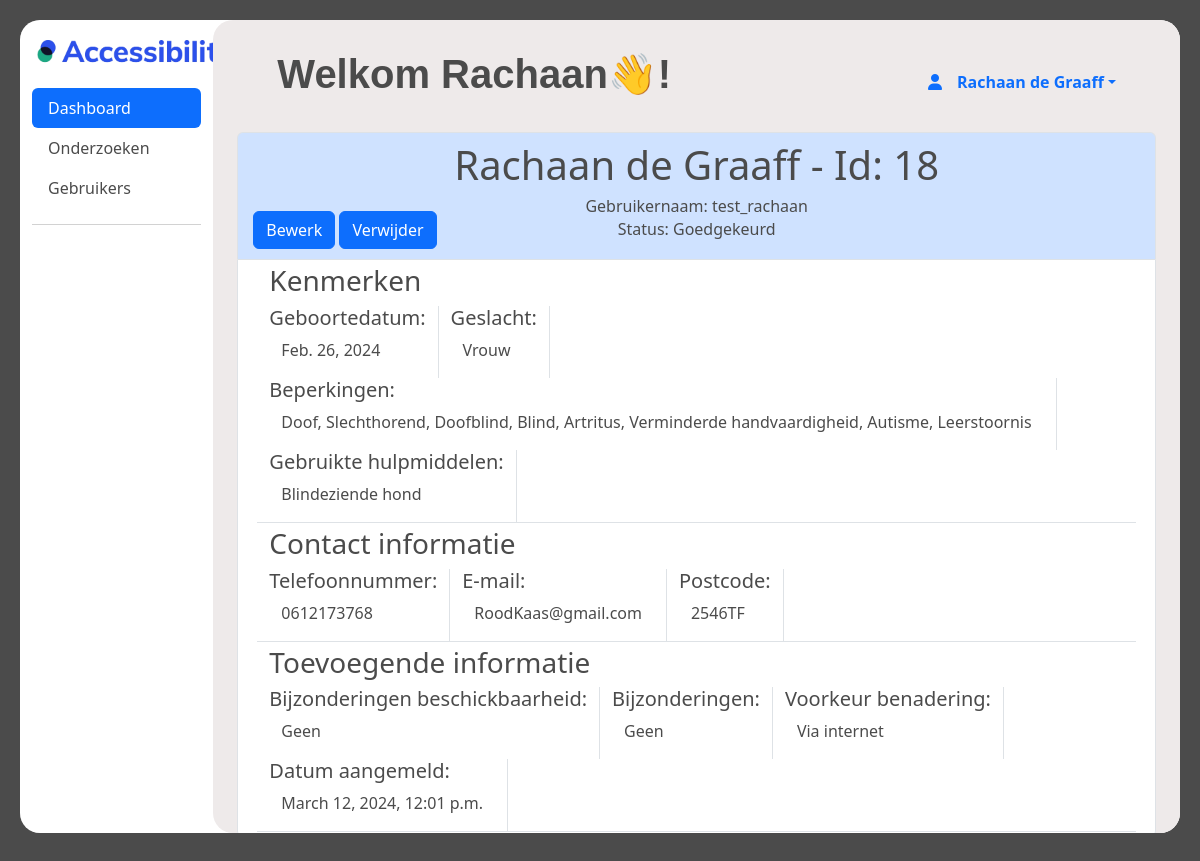
Page /beheerder/dashboard/experience_expert/18 (signed in) on the committed database.
### ervaringsdeskundige/models.py (models this page shows, shortened)
class User(AbstractUser):
    first_name = models.CharField(max_length=100)
    last_name = models.CharField(max_length=100)
    postcode = models.CharField(max_length=10)
    geslacht = models.CharField(
        max_length=10, choices=[("M", "Man"), ("V", "Vrouw"), ("0", "Anders")]
    )
    email = models.EmailField()
    telefoonnummer = models.CharField(max_length=100)
    geboortedatum = models.DateField()
    gebruikte_hulpmiddelen = models.TextField(max_length=200)
    bijzonderheden = models.TextField(max_length=100, default="", blank=True)
    beschikbaar_vanaf = models.DateTimeField()
    beschikbaar_tot = models.DateTimeField()
    bijzonderheden_beschikbaarheid = models.TextField(
        max_length=100, blank=True
        )
    username = models.CharField(max_length=100, unique=True)
    voorkeur_benadering = models.CharField(max_length=20)
    status = models.CharField(max_length=10, default=1)
    opmerking_verwijderd = models.TextField(blank=True, null=True)
    datum_goedgekeurd = models.DateTimeField(blank=True, null=True)
    goedegekeurd_door = models.CharField(max_length=100, null=True)
    groups = models.ManyToManyField(
        Group,
        verbose_name="groups",
        related_name="user_groups",
        blank=True,
        help_text="The groups this user belongs to. A user will get all permissions granted to each of their groups.",
        related_query_name="user",
    )
    user_permissions = models.ManyToManyField(
        Permission,
        verbose_name="user permissions",
        related_name="user_user_permissions",
        blank=True,
        help_text="Specific permissions for this user.",
        related_query_name="user",
    )

### main/models.py (models this page shows)
class Beperkingen(models.Model):
    omschrijving = models.TextField()
    soort = models.TextField()
    class Meta:
        managed = False
        db_table = "Beperkingen"

### beheerder/views.py (the view)
# urls.py: path("dashboard/experience_expert/<int:pk>", views.experience_expert_item, name="experience_expert_items"),
@staff_member_required
def experience_expert_item(request, pk):
    experience_expert_item_data = User.objects.get(pk=pk)
    limitation_ids = BeperkingenErvaringsdeskundigen.objects.filter(
        ervaringsdeskundigen_id=experience_expert_item_data.id
        ).values_list('beperking_id', flat=True)
    limitations = Beperkingen.objects.filter(id__in=limitation_ids)
    context = {
        "data": experience_expert_item_data,
        'limitations': limitations,
    }
    return render(
        request,
        "beheerder/dashboard/dashboard_experience_expert_item.html",
        context
        )

### templates/beheerder/dashboard/dashboard_experience_expert_item.html (shortened to what this page needs)
{% extends "beheerder/inner_base.html" %}
{% block menu_active %}
<ul class="nav nav-pills flex-column mb-auto">
  <li class="nav-item">
    <a href="/beheerder/dashboard" class="nav-link active" aria-current="page">
      Dashboard
    </a>
  </li>
  <li>
    <a href="/beheerder/onderzoeken" class="nav-link menu_text" >
      Onderzoeken
    </a>
  </li>
  <li>
    <a  href="/beheerder/users" class="nav-link menu_text">
      Gebruikers
    </a>
  </li>
</ul>
{% endblock %}
{% block inner_content %}
<br>
<div class="container rounded-top border border-bottom-0 bg-primary-subtle text-center">
    <div class="col text-center position-relative">
        <H2 class="pt-2 h1">
            {{ data.first_name }} {{ data.last_name }} - Id: {{ data.id}}
        </H2>
        <div class="position-absolute buttons" style="bottom: 10px;">
            <button type="button" class="btn btn-primary" onclick="location.href='{{ data.id }}/edit';">Bewerk</button>
            <button type="button" class="btn btn-primary">Verwijder</button>
        </div>
        <H2 class="mb-1 h6">Gebruikernaam: {{ data.username }}</H2>
        <H2 class="m-0 pb-1 h6">
            {% if data.status == 1 %}
            Status: In afwachting
            {% elif data.status == 2 %}
            Status: Goedgekeurd
            {% elif data.status == 3 %}
            Status: Afgekeurd
            {% elif data.status == 4 %}
            Status: Gesloten
            {% elif data.status == 5 %}
            Status: Verwijderd
            {% endif %}
    </div>
</div>
<div class="container border rounded-bottom bg-body text-start" style="min-height: 25rem;">
    <div class="row m-1 border-bottom">
        <H2 class="h3">Kenmerken</H2>
        <div class="col-md-auto border-end">
            <h3 class="h5">Geboortedatum:</h3>
            <div class="container-fluid">
                <p>
                    {{ data.geboortedatum }}
                </p>
            </div>
        </div>
        <div class="col-md-auto border-end">
            <h3 class="h5">Geslacht:</h3>
            <div class="container-fluid">
                <p>
                    {% if data.geslacht == "M" %}
                    Man
                    {% elif data.geslacht == "V" %}
                    Vrouw
                    {% else %}
                    Anders
                    {% endif %}
                </p>
            </div>
        </div>
        <div class="col-md-auto border-end">
            <h3 class="h5">Beperkingen:</h3>
            <div class="container-fluid">
                <p>
                    {% for limitation in limitations %}
                        {{ limitation.omschrijving }}{% if not forloop.last %},{% endif %}
                    {% empty %}
                        Geen
                    {% endfor %}
                </p>
            </div>
        </div>
        <div class="col-md-auto border-end">
            <h3 class="h5">Gebruikte hulpmiddelen:</h3>
            <div class="container-fluid">
                <p>
                    {{ data.gebruikte_hulpmiddelen }}
                </p>
            </div>
        </div>
    </div>
    <div class="row m-1 border-bottom">
        <H2 class="h3">Contact informatie</H3>
        <div class="col-md-auto border-end">
            <h5>Telefoonnummer:</h5>
            <div class="container-fluid">
                <p>
                    {{ data.telefoonnummer }}
                </p>
            </div>
        </div>
        <div class="col-md-auto border-end">
            <h3 class="h5">E-mail:</h3>
            <div class="container-fluid">
                <p>
                    {{ data.email }}
                </p>
            </div>
        </div>
        <div class="col-md-auto border-end">
            <h3 class="h5">Postcode:</h3>
            <div class="container-fluid">
                <p>
                    {{ data.postcode }}
                </p>
            </div>
        </div>
    </div>
    <div class="row m-1 border-bottom">
        <H2 class="h3">Toevoegende informatie</H2>
        <div class="col-md-auto border-end">
            <h3 class="h5">Bijzonderingen beschickbaarheid:</H3>
            <div class="container-fluid">
                <p>
                    {{ data.bijzonderheden_beschikbaarheid }}
                </p>
            </div>
        </div>
        <div class="col-md-auto border-end">
            <h3 class="h5">Bijzonderingen:</H3>
            <div class="container-fluid">
                <p>
                    {% if data.bijzonderingen != '' %}
                    {{ data.bijzonderheden }}
                    {% else %}
                    -
                    {% endif %}
                </p>
            </div>
        </div>
        <div class="col-md-auto border-end">
            <h3 class="h5">Voorkeur benadering:</H3>
            <div class="container-fluid">
                <p>
                    {{ data.voorkeur_benadering }}
                </p>
            </div>
        </div>
        <div class="col-md-auto border-end">
            <h3 class="h5">Datum aangemeld:</H3>
            <div class="container-fluid">
                <p>
                    {{ data.date_joined }}
                </p>
            </div>
        </div>
    </div>
</div>
{% endblock %}

### templates/beheerder/inner_base.html (shortened to what this page needs)
{% extends "ervaringsdeskundige/base.html" %}
{% load static %}
{% block content %}
<div class="container-fluid" style="height: 94vh;">
    <div class="row">
        <nav id="sidebar" class="col-md-3 col-lg-2 d-md-block sidebar">
          <a href="#">
            <img style="margin: 20px; margin-left: 5px;" src="{% static 'images/logo_accessibility.png' %}" width="200px" alt="Logo van Accessibility">
          </a>
            <div class="position-sticky">
              {% block menu_active %}{% endblock %}
              <hr>
            </div>
        </nav>
        <div style="height: 94vh;" id="dashboard_main" class="col-md-9 ms-sm-auto col-lg-10 px-md-4">
         <div id="dashboard_overflow">
          <main>
          <div class="text-center" style="padding-top: 20px;">
            <div>
                <div id="search" style="height: 20px;">
                    <div class="dropdown">
                      <a href="#" class="d-flex align-items-center text-decoration-none dropdown-toggle" id="dropdownUser2" data-bs-toggle="dropdown" aria-expanded="false" aria-label="dropdown menu met dashboard, profiel en loguit opties">
                        <i class="fa-solid fa-user" style="padding-right: 15px;" width="32" height="32" class="rounded-circle me-2"></i>
                        <strong>{{ user.first_name}} {{ user.last_name}}</strong>
                      </a>
                    </div>
                </div>
             <h1 style="margin: 10px; margin-left: 40px;" class="text-start extra-bold-header">Welkom {{ user.first_name }}👋!</h1>
            </div>
            {% block inner_content %}{% endblock %}
            </div>
          </main>
         </div>
        </div>
    </div>
</div>
{% endblock %}

### static/css/main.css (style rules this page uses)
:root { --background-light: #f5f5f5; --background-dark: #1f1f1f; --text-light: #4b4b4b; --text-dark: #ffffff; --accent-light: #9faecb; --accent-dark: #848484; --card-background-light: #ffffff; --card-background-dark: #393a69; --card-shadow-light: #bbbbbb; --card-shadow-dark: #7a7a7a; --border-light: #dddddd; --border-dark: #333333; --link-light: #007bff; --link-dark: #ff7f50; }
#content, .table, #dashboard_main, .rectangle, .card_stat, #custom_cont { transition: background-color 0.5s ease, color 0.3s ease, border-radius 0.5s ease; }
.container { margin-right: auto; margin-left: auto; padding-right: 15px; padding-left: 15px; width: 100%; }
@media (min-width: 576px) { .container { max-width: 540px; } }
@media (min-width: 768px) { .container { max-width: 720px; } }
@media (min-width: 992px) { .container { max-width: 960px; } }
@media (min-width: 1200px) { .container { max-width: 1140px; } }
p { margin-top: 0; margin-bottom: 1rem; }
#search { margin-top: 10px; margin-right: 30px; float: right; justify-content: space-between; display: flex; padding: 10px; height: 80px; }
body:not(.dark) { background-color: var(--text-light); color: var(--text-light); }
#sidebar { border-radius: 20px; }
#dashboard_main:not(.dark) { border-radius: 20px; background-color: #eeeaea; }
h1:not(.dark) { color: var(--tekst-light); }
#dashboard_overflow { overflow-y: auto; overflow-x: hidden; max-height: 94vh; height: 100%; }
.extra-bold-header { font-family: 'Inner', sans-serif; font-weight: 800; color: #4b4b4b; }
.menu_text:not(.dark) { color: var(--text-light); }

### rows in the picture
User: first_name "Rachaan", last_name "de Graaff", id "18", username "test_rachaan", geboortedatum "Feb. 26, 2024", gebruikte_hulpmiddelen "Blindeziende hond", telefoonnummer "0612173768", email "RoodKaas@gmail.com", postcode "2546TF", bijzonderheden_beschikbaarheid "Geen", bijzonderheden "Geen", voorkeur_benadering "Via internet", date_joined "March 12, 2024, 12:01 p.m."
Beperkingen: omschrijving "Doof"
Beperkingen: omschrijving "Slechthorend"
Beperkingen: omschrijving "Doofblind"
Beperkingen: omschrijving "Blind"
Beperkingen: omschrijving "Artritus"
Beperkingen: omschrijving "Verminderde handvaardigheid"
Beperkingen: omschrijving "Autisme"
Beperkingen: omschrijving "Leerstoornis"
